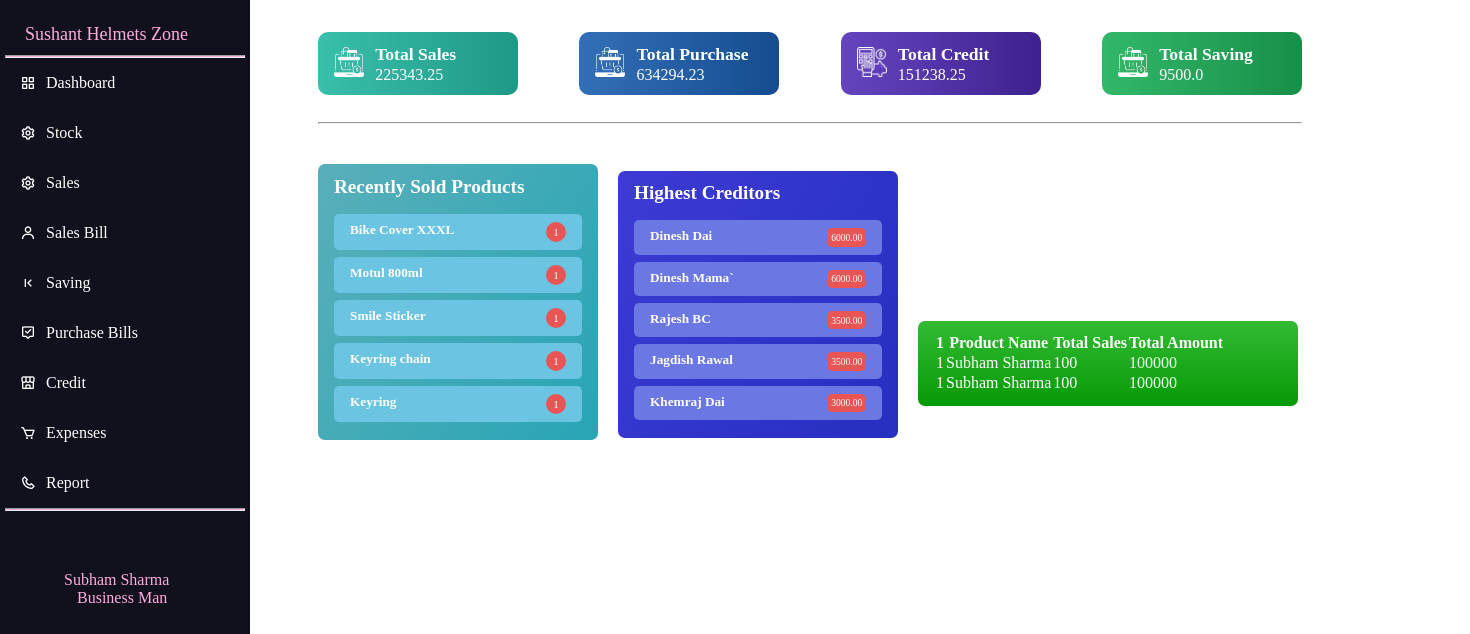
The page / on the database its author committed.
### home/models.py (models this page shows, shortened)
class Sales(models.Model):
    Date=models.CharField(max_length=100)
    Customer_name=models.CharField(max_length=255)
    Customer_phone=models.CharField(max_length=255)
    Customer_address=models.CharField(max_length=255)
    Product=models.CharField(max_length=255)
    Quantity=models.IntegerField()
    Rate=models.DecimalField(max_digits=100,decimal_places=2)
    Discount=models.DecimalField(max_digits=100,decimal_places=2)
    Total=models.DecimalField(max_digits=100,decimal_places=2)
    Paid=models.IntegerField()
    Due_left=models.DecimalField(max_digits=100,decimal_places=2)
    class Meta:
        ordering=('-Date',)

class Credit(models.Model):
    Date=models.CharField(max_length=100)
    Customer_name=models.CharField(max_length=255)
    Customer_phone=models.CharField(max_length=255)
    Customer_address=models.CharField(max_length=255)
    Product=models.CharField(max_length=255)
    Quantity=models.IntegerField()
    Rate=models.DecimalField(max_digits=100,decimal_places=2)
    Discount=models.DecimalField(max_digits=100,decimal_places=2)
    Total=models.DecimalField(max_digits=100,decimal_places=2)
    Paid=models.IntegerField()
    Due_left=models.DecimalField(max_digits=100,decimal_places=2)
    class Meta:
        ordering=('-Date',)

### home/views.py (the view)
# urls.py: path('',views.index),
def index(request):
    obj_sales=Sales.objects.all()
    totalsale=0.0
    for data in obj_sales:
        totalsale=round(totalsale+float(data.Total),2)
    obj_sales=Salesbillitems.objects.all()
    totalsaleb=0.0
    totalsalec=0.0
    for data in obj_sales:
        totalsaleb=round(totalsaleb+float(data.Total),2)
        totalsalec=round(totalsalec+float(data.Total),2)
    obj_salesbil=Salesbill.objects.all()
    totalsalebil=0.0
    for data in obj_salesbil:
        totalsalebil=round(totalsalebil+float(data.Paid),2)
    obj_purchase=Purchasebillitems.objects.all()
    obj_expense=Credit.objects.all()
    obj_save=Saving.objects.all()
    totalpurchase=0.0
    for data in obj_purchase:
        totalpurchase=round(totalpurchase+float(data.Total),2)
    totalexpense=0.0
    for data in obj_expense:
        totalexpense=round(totalexpense+float(data.Due_left),2)
    totalsave=0.0
    for data in obj_save:
        totalsave=round(totalsave+float(data.Amount),2)
    obj_sales=Sales.objects.all().order_by('-Date')[:5]
    obj_credit=Credit.objects.all().order_by('-Due_left')[:5]
    context={
        'totalsale':totalsale+totalsaleb,
        'totalpurchase':totalpurchase,
        'totalexpense':totalexpense + totalsalec-totalsalebil,
        'totalsave':totalsave,
        'data':obj_sales,
        'creditt':obj_credit,
    }
    return render(request,'dashboard.html',context)

### templates/dashboard.html (shortened to what this page needs)
{%load static%}
{%include 'index.html'%}
<!DOCTYPE html>
<html lang="en">
<head>
</head>
<body>
    {%block content%}
    <div class="new">
        <div class="container">
            <div class="top-data">
                <div class="top-data-container flex-container">
                    <div class="flex-item sales-box">
                        <div class="data-icon">
                            <img src="{%static 'purchase.png'%}" alt="sales">
                        </div>
                        <div class="data-content">
                            <div class="data-title">
                                <h5>Total Sales</h5>
                            </div>
                            <div class="data-quantity">
                                {{totalsale}}
                            </div>
                        </div>
                    </div>
                    <div class="flex-item purchase-box">
                        <div class="data-icon">
                            <img src="{%static 'purchase.png'%}" alt="purchase">
                        </div>
                        <div class="data-content">
                            <div class="data-title">
                                <h5>Total Purchase</h5>
                            </div>
                            <div class="data-quantity">
                                {{totalpurchase}}
                            </div>
                        </div>
                    </div>
                    <div class="flex-item expense-box">
                        <div class="data-icon">
                            <img src="{%static 'expense.png'%}" alt="purchase">
                        </div>
                        <div class="data-content">
                            <div class="data-title">
                                <h5>Total Credit</h5>
                            </div>
                            <div class="data-quantity">
                                {{totalexpense}}
                            </div>
                        </div>
                    </div>
                    <div class="flex-item saving-box">
                        <div class="data-icon">
                            <img src="{%static 'purchase.png'%}" alt="purchase">
                        </div>
                        <div class="data-content">
                            <div class="data-title">
                                <h5>Total Saving</h5>
                            </div>
                            <div class="data-quantity">
                                {{totalsave}}
                            </div>
                        </div>
                    </div>
                </div>
            </div>
            <hr class="divider">
            <div class="recently-sold-products box-main">
                <div class="product-heading box-heading">
                    <h3>Recently Sold Products</h3>
                </div>
                <div class="box-inner prod-inner flex-container">
                    {%for objects in data%}
                    <div class="flex-item product-item">
                        <div class="product-name">
                            <h5><a href="searchsales{{objects.Product}}">{{objects.Product}}</a></h5>
                        </div>
                        <div class="product-quantity">
                            <p>{{objects.Quantity}}</p>
                        </div>
                    </div>
                    {%endfor%}
                </div>
            </div>
            <div class="box-main heighest-creditors">
                <div class="box-heading">
                    <h3>Highest Creditors</h3>
                </div>
                <div class="box-inner cred-inner flex-container">
                    {%for credittt in creditt%}
                    <div class="flex-item cred-item">
                        <div class="cred-name">
                            <h5><a href="{{credittt.id}}">{{credittt.Customer_name}}</a></h5>
                        </div>
                        <div class="cred-quantity">
                            {{credittt.Due_left}}
                        </div>
                    </div>
                    {%endfor%}
                </div>
            </div>
            <div class="popular-products">
                <div class="popular-products-inner">
                    <div class="table-contaienr">
                        <table>
                            <thead>
                                <tr>
                                    <th>1</th>
                                    <th>Product Name</th>
                                    <th>Total Sales</th>
                                    <th>Total Amount</th>
                                </tr>
                            </thead>
                            <tbody>
                                <tr>
                                    <td>1</td>
                                    <td>Subham Sharma</td>
                                    <td>100</td>
                                    <td>100000</td>
                                </tr>
                                 <tr>
                                    <td>1</td>
                                    <td>Subham Sharma</td>
                                    <td>100</td>
                                    <td>100000</td>
                                </tr>
                            </tbody>
                        </table>
                    </div>
                </div>
            </div>
        </div>
    </div>
    {%endblock%}
</body>
</html>

### templates/index.html (shortened to what this page needs)
<!DOCTYPE html>
<html>
<head>
	<link href='https://unpkg.com/boxicons@2.0.9/css/boxicons.min.css' rel='stylesheet'>
</head>
<body>
	<div class="sidebar">
<ul class="logos">
			<p class="hello">Sushant Helmets Zone</p>
			<hr>
		<li>
		<a href="/" htmx-get="/">
			<i class='bx bx-grid-alt' ></i>
			<span class="linksname">Dashboard</span>
		</a>
	</li>
    <li>
		<a href="stock" htmx-get="stock">
		<i class='bx bx-cog' ></i>
			<span class="linksname">Stock</span>
		</a>
	</li>
	<li>
		<a href="sales">
		<i class='bx bx-cog' ></i>
			<span class="linksname">Sales</span>
		</a>
	</li>
	<li>
		<a href="sales-bill">
			<i class='bx bx-user'></i>
			<span class="linksname">Sales Bill</span>
		</a>
	</li>
	<li>
		<a href="saving">
			<i class='bx bx-first-page'></i>
			<span class="linksname">Saving</span>
		</a>
	</li>
	<li>
		<a href="purchase-bill">
			<i class='bx bx-message-alt-check' ></i>
			<span class="linksname">Purchase Bills</span>
		</a>
	</li>
	<li>
		<a href="credit">
			<i class='bx bx-store-alt'></i>
			<span class="linksname"> Credit</span>
		</a>
	</li>
	<li>
		<a href="expense">
			<i class='bx bx-cart' ></i>
			<span class="linksname"> Expenses</span>
		</a>
	</li>
    <li>
		<a href="report">
			<i class='bx bx-phone' ></i>
			<span class="linksname">Report</span>
		</a>
	</li>
</ul>
<hr>
<div class="foot">
    <div class="name">
        Subham Sharma
        <div class="business">
            Business Man
        </div>
    </div>
</div></div>
</body>
</html>

### templates/dashboard.html (style rules this page uses)
:root { --sales-color: #39bfab; --sales-color-dark: #1f9987; --purchase-color: #336fb8; --purchase-color-dark: #154c8f; --expense-color: #6545bf; --expense-color-dark: #3e218f; --saving-color: #32b869; --saving-color-dark: #188f49; --product-box-color: #59afba; --product-box-color-dark: #28a5b5; --credit-box-color: #3d3bd4; --credit-box-color-dark: #252fc0; }
img { width: 100%; }
.container { width: 1080px; height: 100vh; overflow-y: hidden; margin-left: 10px; padding: 2em 3em; }
.container .top-data .flex-container { display: flex; justify-content: space-between; align-items: center; }
.container .top-data .flex-container .flex-item { display: flex; align-items: center; gap: .7rem; width: 200px; padding: .7rem 1rem; border-radius: 10px; }
.container .top-data .flex-container .flex-item img { width: 30px; height: auto; }
.container .top-data .flex-container .flex-item .data-content h5 { font-size: 1.1rem; line-height: 1.3; }
.container .top-data .flex-container .sales-box { background: linear-gradient(to right, var(--sales-color), var(--sales-color-dark)); color: #fff; }
.container .top-data .flex-container .purchase-box { background: linear-gradient(to right, var(--purchase-color), var(--purchase-color-dark)); color: #fff; }
.container .top-data .flex-container .expense-box { background: linear-gradient(to right, var(--expense-color), var(--expense-color-dark)); color: #fff; }
.container .top-data .flex-container .saving-box { background: linear-gradient(to right, var(--saving-color), var(--saving-color-dark)); color: #fff; }
hr.divider { margin: 1rem 0; margin-top: 1.7rem; background: rgb(170, 170, 170); height: 1px; }
.container .box-main { width: 280px; height: auto; background: linear-gradient(120deg, var(--product-box-color), var(--product-box-color-dark)); margin-top: 1.5rem; padding: .7rem 1rem; border-radius: 7px; color: #fff; display: inline-block; }
.container .box-main .box-heading h3 { font-size: 1.2rem; margin-bottom: 1rem; }
.container .box-main .box-inner .flex-item { display: flex; justify-content: space-between; padding: .5rem 1rem; margin: 7px 0rem; background: rgb(107, 196, 226); border-radius: 5px; }
.container .box-main .box-inner .product-item .product-quantity { min-width: 20px; aspect-ratio: 1; border-radius: 50%; background: rgb(233, 84, 84); font-size: .7rem; text-align: center; display: flex; justify-content: center; align-items: center; padding: .2rem; }
.container .box-main .box-inner .cred-item .cred-quantity { min-width: 20px; border-radius: 5px; background: rgb(233, 84, 84); font-size: .6rem; text-align: center; padding: .23rem; }
.container .heighest-creditors { margin-left: 1rem; background: linear-gradient(120deg, var(--credit-box-color), var(--credit-box-color-dark)); }
.container .heighest-creditors .cred-item { background: rgb(107, 119, 226) !important; }
.popular-products { width: 380px; height: auto; display: inline-block; margin-left: 1rem; background: linear-gradient(rgb(51, 187, 51), rgb(6, 153, 6)); margin-top: 1.5rem; padding: .7rem 1rem; border-radius: 7px; color: #fff; }
a { text-decoration:none; color:white; }

### rows shown on the page
Sales: Product "Bike Cover XXXL", Quantity "1"
Sales: Product "Motul 800ml", Quantity "1"
Sales: Product "Smile Sticker", Quantity "1"
Sales: Product "Keyring chain", Quantity "1"
Sales: Product "Keyring", Quantity "1"
Credit: Customer_name "Dinesh Dai", Due_left "6000.00"
Credit: Customer_name "Dinesh Mama`", Due_left "6000.00"
Credit: Customer_name "Rajesh BC", Due_left "3500.00"
Credit: Customer_name "Jagdish Rawal", Due_left "3500.00"
Credit: Customer_name "Khemraj Dai", Due_left "3000.00"

### other values the page prints
{{ totalsale }} "225343.25"
{{ totalpurchase }} "634294.23"
{{ totalexpense }} "151238.25"
{{ totalsave }} "9500.0"
